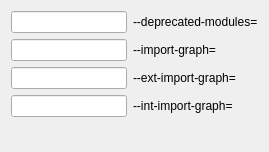
             <widget class="QWidget" name="scrollAreaWidgetContents_13">
              <property name="geometry">
               <rect>
                <x>0</x>
                <y>0</y>
                <width>269</width>
                <height>152</height>
               </rect>
              </property>
              <layout class="QHBoxLayout" name="horizontalLayout_61">
               <item>
                <layout class="QVBoxLayout" name="verticalLayout_18">
                 <item>
                  <layout class="QGridLayout" name="gridLayout">
                   <item row="0" column="0">
                    <widget class="QLineEdit" name="PYLINT_IMPORTS_DEPRECATED_MODULES"/>
                   </item>
                   <item row="1" column="0">
                    <widget class="QLineEdit" name="PYLINT_IMPORTS_IMPORT_GRAPH"/>
                   </item>
                   <item row="1" column="1">
                    <widget class="QLabel" name="PYLINT_IMPORTS_IMPORT_GRAPH_LABEL">
                     <property name="text">
                      <string>--import-graph=&lt;file.dot&gt;</string>
                     </property>
                    </widget>
                   </item>
                   <item row="2" column="0">
                    <widget class="QLineEdit" name="PYLINT_IMPORTS_EXT_IMPORT_GRAPH"/>
                   </item>
                   <item row="2" column="1">
                    <widget class="QLabel" name="PYLINT_IMPORTS_EXT_IMPORT_GRAPH_LABEL">
                     <property name="text">
                      <string>--ext-import-graph=&lt;file.dot&gt;</string>
                     </property>
                    </widget>
                   </item>
                   <item row="3" column="0">
                    <widget class="QLineEdit" name="PYLINT_IMPORTS_INT_IMPORT_GRAPH"/>
                   </item>
                   <item row="3" column="1">
                    <widget class="QLabel" name="PYLINT_IMPORTS_INT_IMPORT_GRAPH_LABEL">
                     <property name="text">
                      <string>--int-import-graph=&lt;file.dot&gt;</string>
                     </property>
                    </widget>
                   </item>
                   <item row="0" column="1">
                    <widget class="QLabel" name="PYLINT_IMPORTS_DEPRECATED_MODULES_LABEL">
                     <property name="text">
                      <string>--deprecated-modules=&lt;modules&gt;</string>
                     </property>
                    </widget>
                   </item>
                  </layout>
                 </item>
                 <item>
                  <spacer name="verticalSpacer_10">
                   <property name="orientation">
                    <enum>Qt::Vertical</enum>
                   </property>
                   <property name="sizeHint" stdset="0">
                    <size>
                     <width>20</width>
                     <height>40</height>
                    </size>
                   </property>
                  </spacer>
                 </item>
                </layout>
               </item>
              </layout>
             </widget>
